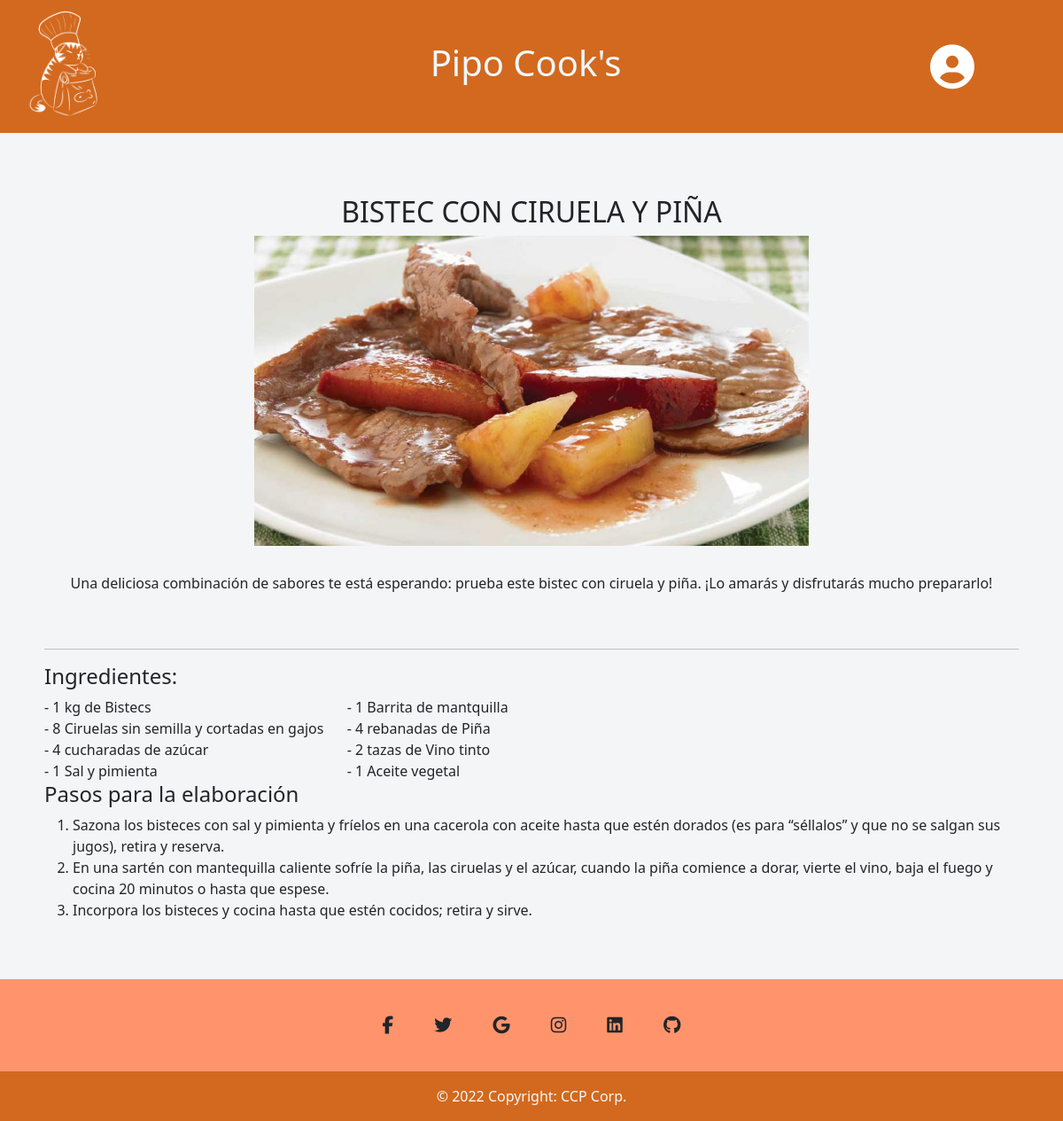
The page /pipocooks-PHP/templates/receta.php?idUsuario=1&idReceta=8 on the database its author committed.
### tables this page shows
CREATE TABLE `recetas` (
  `idReceta` int(11) NOT NULL,
  `nombre_receta` varchar(45) NOT NULL,
  `descripcion_receta` varchar(500) NOT NULL,
  `imagen_receta` varchar(100) NOT NULL
);

### pipocooks-PHP/templates/receta.php (the view, shortened to what this page needs)
<?php
$idUsuario = $_REQUEST["idUsuario"];
$idReceta = $_REQUEST["idReceta"];
$dbh = new PDO("mysql:host=$host;dbname=$dbname", $user, $pwd);
$consultaReceta = $dbh->prepare("select * from recetas where idReceta=" . $idReceta);
$consultaReceta->execute();
while($resultadoReceta = $consultaReceta->fetch(PDO::FETCH_ASSOC))
{
    $nombreReceta =  $resultadoReceta['nombre_receta'];
    $descripcionReceta =  $resultadoReceta['descripcion_receta'];
    $imagenReceta = $resultadoReceta['imagen_receta'];
}
$consultaIngredientes = $dbh->prepare("select * from ingredientes where idRecetaFK=" . $idReceta);
$consultaIngredientes->execute();
while($resultadoIngrediente = $consultaIngredientes->fetch(PDO::FETCH_ASSOC))
{
    $nombreIngrediente[] =  trim($resultadoIngrediente['nombre_ingrediente']);
    $cantidadIngrediente[] =  $resultadoIngrediente['cantidad'];
    $medidaIngrediente[] = $resultadoIngrediente['medida'];
}
$consultaPasos = $dbh->prepare("select * from pasos where idRecetaFK=" . $idReceta);
$consultaPasos->execute();
while($resultadoPasos = $consultaPasos->fetch(PDO::FETCH_ASSOC))
{
    $idPasos[] = $resultadoIngrediente['idIngrediente'];
    $descripcionPasos[] =  trim($resultadoPasos['descripcion_pasos']);
}
?>
<!DOCTYPE html>
<html lang="en">
<head>
    <link rel="stylesheet" href="../css/styles-index.css">
    <link rel="stylesheet" href="../css/styles-receta.css">
    <link href="https://cdn.jsdelivr.net/npm/bootstrap@5.1.3/dist/css/bootstrap.min.css" rel="stylesheet">
    <link href="https://cdn.jsdelivr.net/npm/bootstrap@5.2.1/dist/css/bootstrap.min.css" rel="stylesheet">
</head>
<body>
<header class="header">
        <img src="../img/logoTransparente.png" width="150px" alt="">
        <a href="../index.php?idUsuario=<?php echo $idUsuario; ?>" style="color: aliceblue !important; text-decoration: none !important;"><h1>Pipo Cook's</h1></a>
        <div class="dropdown" style="width: 163px;">
            <button class="btn" type="button" id="dropdownMenuButton1" data-bs-toggle="dropdown" aria-expanded="false" style="font-size: 50px; text-align: end;"><i style="color: white;" class="fa-solid fa-circle-user"></i>
            </button>
        </div>
    </header>
    <main class="main espaciado">
        <div class="headerReceta">
            <h2><?php
            echo $nombreReceta; ?></h2>
        </div>
        <div class="receta">
            <img src="../img/<?php echo $imagenReceta; ?>" alt="<?php echo $nombreReceta; ?>" height="350px">
            <p class="descripcion"><?php echo $descripcionReceta; ?></p>
        </div>
        <hr>
        <section class="ingredientes">
            <h4 style="grid-area: ingredientes;">Ingredientes:</h4>
            <?php
            for($i = 0; $i < sizeof($nombreIngrediente); $i++){
                        ?>
            <div>- <?php echo $cantidadIngrediente[$i];
            if($medidaIngrediente[$i] != "unidad"){
                echo " ", $medidaIngrediente[$i], " de ";
                }
                echo " ", $nombreIngrediente[$i];?></div>
            <?php } ?>
        </section>
        <section class="pasos">
            <h4>Pasos para la elaboración</h4>
            <ol style="font-size: 16px;">
            <?php
            for($i = 0; $i < sizeof($idPasos); $i++){
                ?>
                <li><?php echo $descripcionPasos[$i]; ?></li>
                <?php } ?>
            </ol>
        </section>
    </main>
    <footer class="text-center text-white" style="background-color: #ff946c;">
        <div class="container pt-4">
            <section class="mb-4">
                <a class="btn btn-link btn-floating btn-lg text-dark m-1" href="#!" role="button" data-mdb-ripple-color="dark"><i class="fab fa-facebook-f"></i></a>
                <a class="btn btn-link btn-floating btn-lg text-dark m-1" href="#!" role="button" data-mdb-ripple-color="dark"><i class="fab fa-twitter"></i></a>
                <a class="btn btn-link btn-floating btn-lg text-dark m-1" href="#!" role="button" data-mdb-ripple-color="dark"><i class="fab fa-google"></i></a>
                <a class="btn btn-link btn-floating btn-lg text-dark m-1" href="#!" role="button" data-mdb-ripple-color="dark"><i class="fab fa-instagram"></i></a>
                <a class="btn btn-link btn-floating btn-lg text-dark m-1" href="#!" role="button" data-mdb-ripple-color="dark"><i class="fab fa-linkedin"></i></a>
                <a class="btn btn-link btn-floating btn-lg text-dark m-1" href="#!" role="button" data-mdb-ripple-color="dark"><i class="fab fa-github"></i></a>
            </section>
        </div>
        <div class="text-center text-light p-3 footer" style="background-color: chocolate;">
            © 2022 Copyright: CCP Corp.
        </div>
    </footer>
</body>
</html>

### pipocooks-PHP/css/styles-index.css (style rules this page uses)
* { margin: 0; padding: 0; text-decoration: none; }
body { background-color: #f4f5f7 !important; }
:root { --color-fuente: hsl(27, 100%, 20%); }
.header { display: flex; justify-content: space-between; align-items: center; width: 100%; background-color:chocolate; margin-bottom: 20px; color: #f4f5f7; }
.main { height: 100vh; }
.fa-circle-user { color: var(--color-fuente); }
@media (max-width: 1280px) { .main { height: auto !important; } }

### pipocooks-PHP/css/styles-receta.css (style rules this page uses)
* { padding: 0; margin: 0; box-sizing: border-box; }
.espaciado { width: 100%; padding: 50px; margin: auto; }
.receta { display: grid; justify-items: center; }
.descripcion { padding: 30px 20px; }
.ingredientes { display: grid; grid-template-rows: auto auto; grid-template-areas: "ingredientes ingredientes"; width: 50%; }
.headerReceta { text-align: center; }

### rows shown on the page
recetas: nombre_receta "BISTEC CON CIRUELA Y PIÑA", imagen_receta (picture), descripcion_receta "Una deliciosa combinación de sabores te está esperando: prueba este bistec con ciruela y piña. ¡Lo amarás y disfrutarás mucho prepararlo!"

### other values the page prints
$cantidadIngrediente[$i] "1"
$medidaIngrediente[$i] "kg"
$nombreIngrediente[$i] "Bistecs"
$nombreIngrediente[$i] "Barrita de mantquilla"
$cantidadIngrediente[$i] "8"
$nombreIngrediente[$i] "Ciruelas sin semilla y cortadas en gajos"
$cantidadIngrediente[$i] "4"
$medidaIngrediente[$i] "rebanadas"
$nombreIngrediente[$i] "Piña"
$medidaIngrediente[$i] "cucharadas"
$nombreIngrediente[$i] "azúcar"
$cantidadIngrediente[$i] "2"
$medidaIngrediente[$i] "tazas"
$nombreIngrediente[$i] "Vino tinto"
$nombreIngrediente[$i] "Sal y pimienta"
